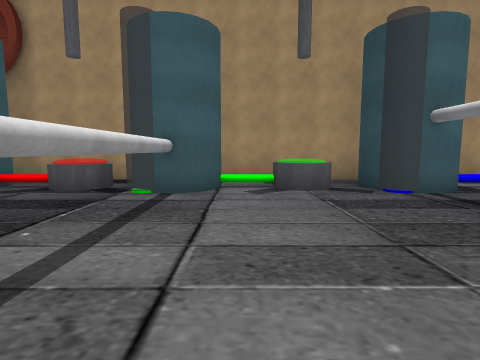
view 1 (above)

12 first-person views from a walk through a 3-D level made in the Unity game engine. The camera is 1.5 m above the floor, tilts 6° down and sees 80° across. The floor is counted in squares, 2 m on a side. Each view is taken from the middle of a square. On the plan, view 1 faces up. The plan holds only what a view shows up to about 10 squares ahead; the rest is blank. The place goes on beyond the plan.

view 2
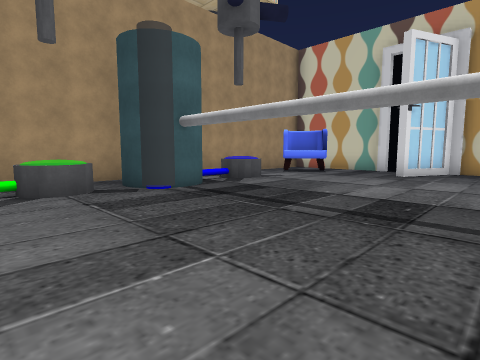

view 3
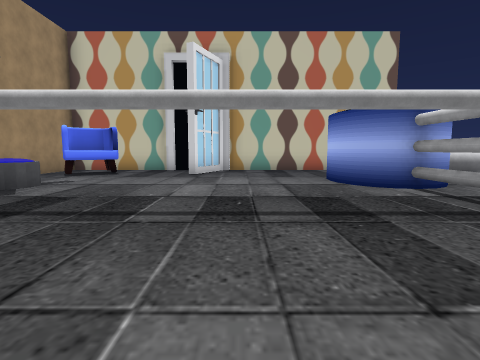

view 4
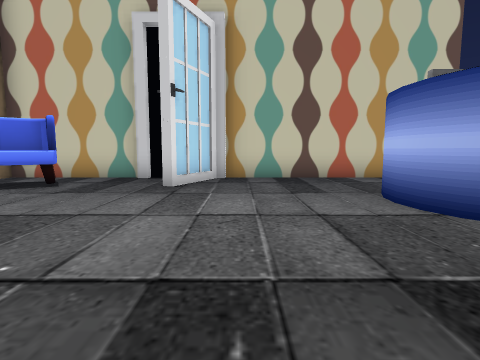

view 5
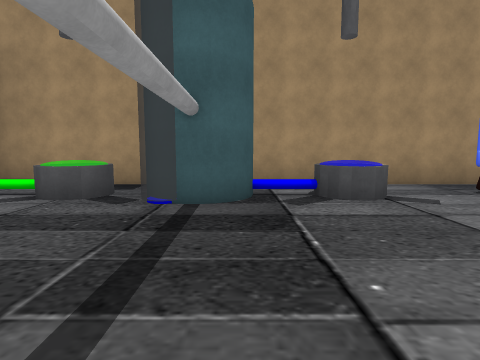

view 6
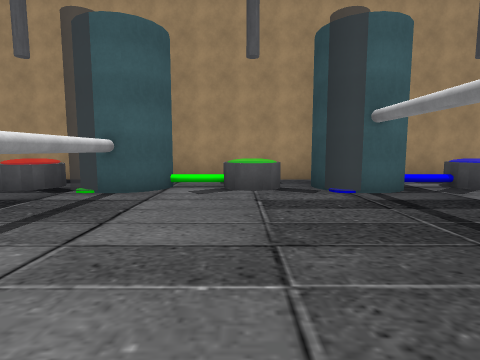

view 7
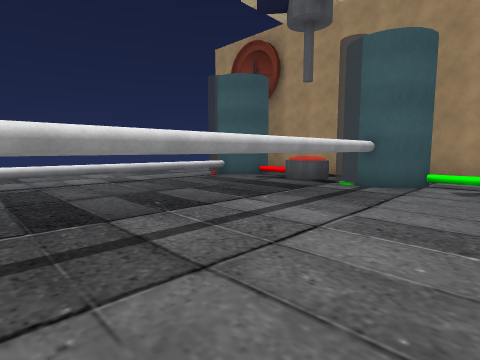

view 8
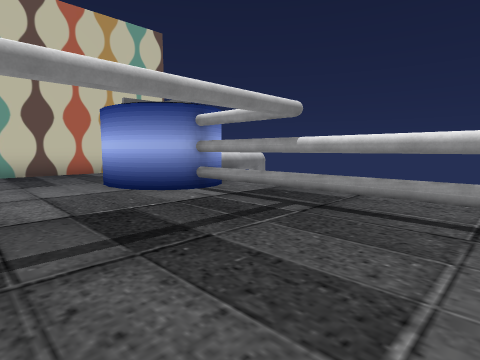

view 9
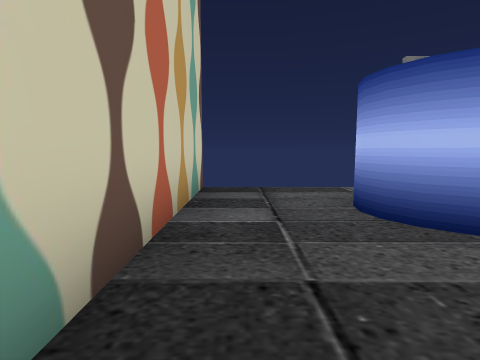

view 10
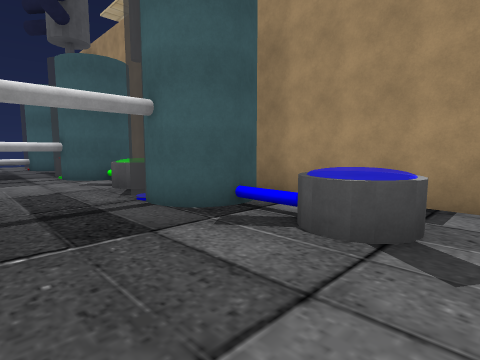

view 11
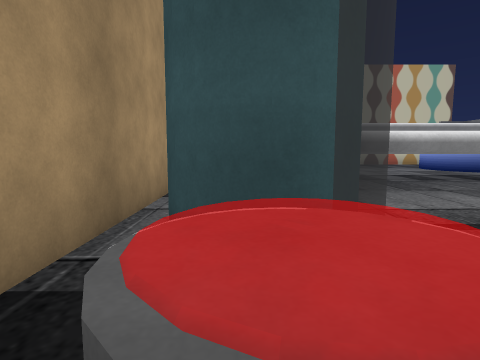

view 12
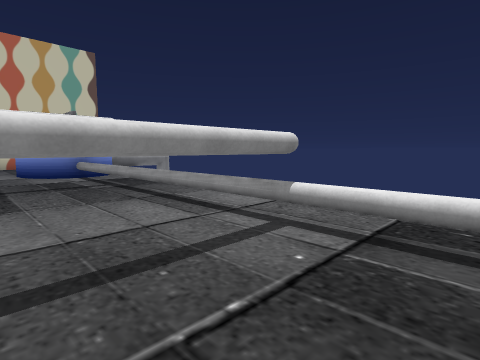

### Floor plan
Key: @ floor where view 1 was taken; # wall or solid block; . floor; = window, fence, low wall or low ledge; ^ raised ledge; v drop or lower ground; T thing the floor can be seen under or through; C grey cylinder; H chair; O other object.
Columns run from 8 left of view 1 to 11 right of it. Each row starts with its distance up from view 1.
  8   ##################
  7    ................#
  6   ##.#TT.C.##.C.HH.#
  5  .#..CTT...#.....H.#
  4 ..^....T...........#
  3 ..^....T...........#
  2 ..^....T.........###
  1 ..^....T...........#
  0 ..^....T@..........#
 -1    ....T...........#
 -2      ^^OTTTTTT###..#
 -3      .........###..#
 -4          ......=...#
 -5                ^vvvv
 -6                O

Where each view was taken, in squares from view 1:
view 1: 0 up, 0 right, facing up
view 2: 0 up, 0 right, facing up-right
view 3: 1 up, 0 right, facing right
view 4: 1 up, 3 right, facing right
view 5: 1 up, 4 right, facing up
view 6: 0 up, 1 right, facing up
view 7: 1 down, 1 right, facing up-left
view 8: 1 up, 1 right, facing down-right
view 9: 1 up, 10 right, facing down
view 10: 3 up, 7 right, facing up-left
view 11: 6 up, 4 left, facing right
view 12: 0 up, 3 left, facing down-right
